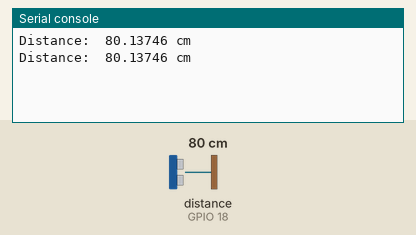
This program was run on a simulated ESP32 board running MicroPython. Parts: the last lines printed to the serial console. The test bench sets the inputs (shaded band); at power-on: distance to the obstacle (sensor on GPIO 18) 80 cm. The echo pulse lasts 58.3 µs per cm; library files of the repository ran but are not shown: hcsr04.py.

Above: at 1.2 s.
1.3 s: distance to the obstacle (sensor on GPIO 18) set to 2 cm
At 2.4 s:
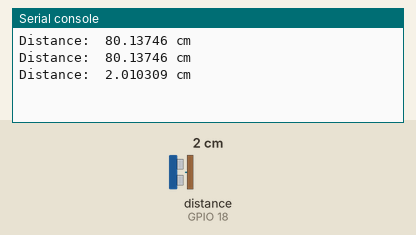
2.8 s: distance to the obstacle (sensor on GPIO 18) set to 4 cm
At 3.8 s:
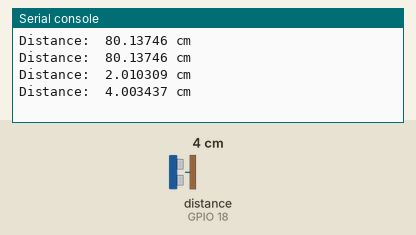
Timing chart, 0 to 5.8 s (numbered marks = the images above; inputs shaded):
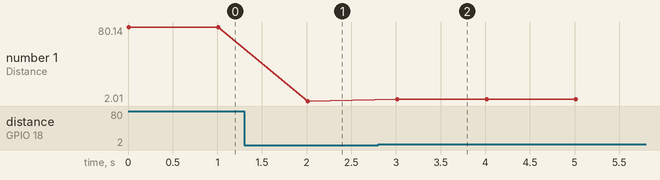

The program:

main.py
```python
# Micro-Python
# Distance Calculation With HCSR04 Ultrasonic Sensor and ESP32 using Micro-Python
# Md. Kamruzzaman Tipu
# IoT Engineer, BRACNet Limited.
# it.ktipu@gmail.com, +8801715497977 (Whats app)
# youtube link https://www.youtube.com/channel/UC_Y7VIu1nsfXuUhJGLTRaog/videos

from hcsr04 import HCSR04
from time import sleep

sensor = HCSR04(trigger_pin = 5, echo_pin = 18, echo_timeout_us = 10000)

while True:
    distance = sensor.distance_cm()
    print("Distance: ", distance, 'cm')
    sleep(1)
```

Measured:
- after the input at 1.3 s, the serial console: prints a new line after 0.71 s (image 1)
- after the input at 2.8 s, the serial console: prints a new line after 0.21 s (image 2)
- plotted number 1: 80.14 → 2.01 after the input at 1.3 s, 2.01 → 4 after the input at 2.8 s
